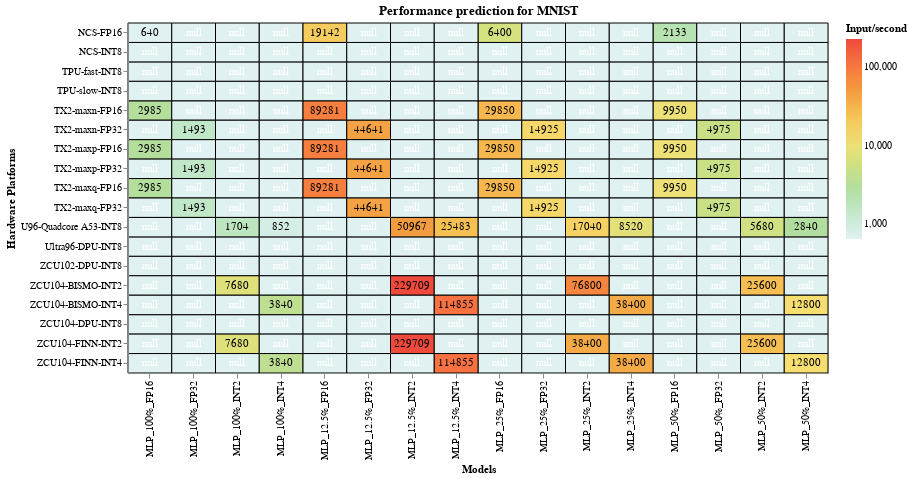

The code cell stored with this chart in its notebook:
### Markdown cell above
The following heatmap shows the theoretical performance for the listed hardware platforms for MNIST classification. The metric used for the theoretical performance is input/second.
This plot shows that a combination between prunning and quantization outputs some of the best performance results.

### Code cell
#hide_input
path_csv = 'data/performance_predictions_imagenet_mnist_cifar_2.csv'
    ## Reading csv file and converting data to (Neural network, Platform, Value)
df = pd.read_csv(path_csv)

df1 = pd.DataFrame()
columns = (df.loc[:, df.columns!='hardw']).columns #select all columns except first
for column in columns:
    df_=pd.melt(df, id_vars=['hardw'], value_vars=column) #melt df1 into a df1 of 2 columns
    df1=pd.concat([df1,df_])
df1.columns= ['y','x','values'] #setting new column names
 #replace 0s for NaN values because with 0s the grid doesn't show up
df1['values'] = df1['values'].replace({ 0.0:np.nan})
df_mnist = dataframe_contains(input_df=df1, column='x', value='MLP')
 #Saving above dataframes to csv file
df_mnist.to_csv('c:/Users/alinav/Documents/GitHub/QutibenchWeb/_notebooks/data/cleaned_csv/performance_prediction_mnist.csv', index = False)

heatmap(df_mnist, 'pink', 'Performance prediction for MNIST')

### Figure 1 — Vega-Lite specification as saved in the notebook (floating-point values rounded to 4 significant figures; data arrays with more than 128 entries replaced by an {"elided": "..."} marker saying what was removed)
{"config": {"view": {"continuousWidth": 400, "continuousHeight": 300}}, "layer": [{"mark": {"type": "rect", "invalid": null, "stroke": "black", "strokeWidth": 1}, "encoding": {"color": {"type": "quantitative", "field": "values", "scale": {"scheme": "lightmulti", "type": "log"}, "title": "Input/second"}, "tooltip": [{"type": "quantitative", "field": "values", "title": "Input/sec"}, {"type": "nominal", "field": "x", "title": "Model"}, {"type": "nominal", "field": "y", "title": "Hardware Platform"}], "x": {"type": "ordinal", "field": "x", "title": "Models"}, "y": {"type": "ordinal", "field": "y", "title": "Hardware Platforms"}}, "height": 350, "selection": {"selector003": {"type": "single", "on": "mouseover", "nearest": true}}, "title": "Performance prediction for MNIST", "width": 700}, {"mark": {"type": "text", "color": "white"}, "encoding": {"color": {"condition": {"value": "black", "test": "(datum.values > 1)"}, "value": "white"}, "text": {"type": "quantitative", "field": "values", "format": ".0f"}, "tooltip": [{"type": "quantitative", "field": "values", "format": ".0f", "title": "Input/sec"}, {"type": "nominal", "field": "x", "title": "Model"}, {"type": "nominal", "field": "y", "title": "Hardware Platform"}], "x": {"type": "ordinal", "field": "x", "title": "Models"}, "y": {"type": "ordinal", "field": "y", "title": "Hardware Platforms"}}}], "data": {"name": "data-fe1d43a7b09f75314ffd7fc6c0315579"}, "$schema": "https://vega.github.io/schema/vega-lite/v4.0.2.json", "datasets": {"data-fe1d43a7b09f75314ffd7fc6c0315579": {"elided": "288 records"}}}
